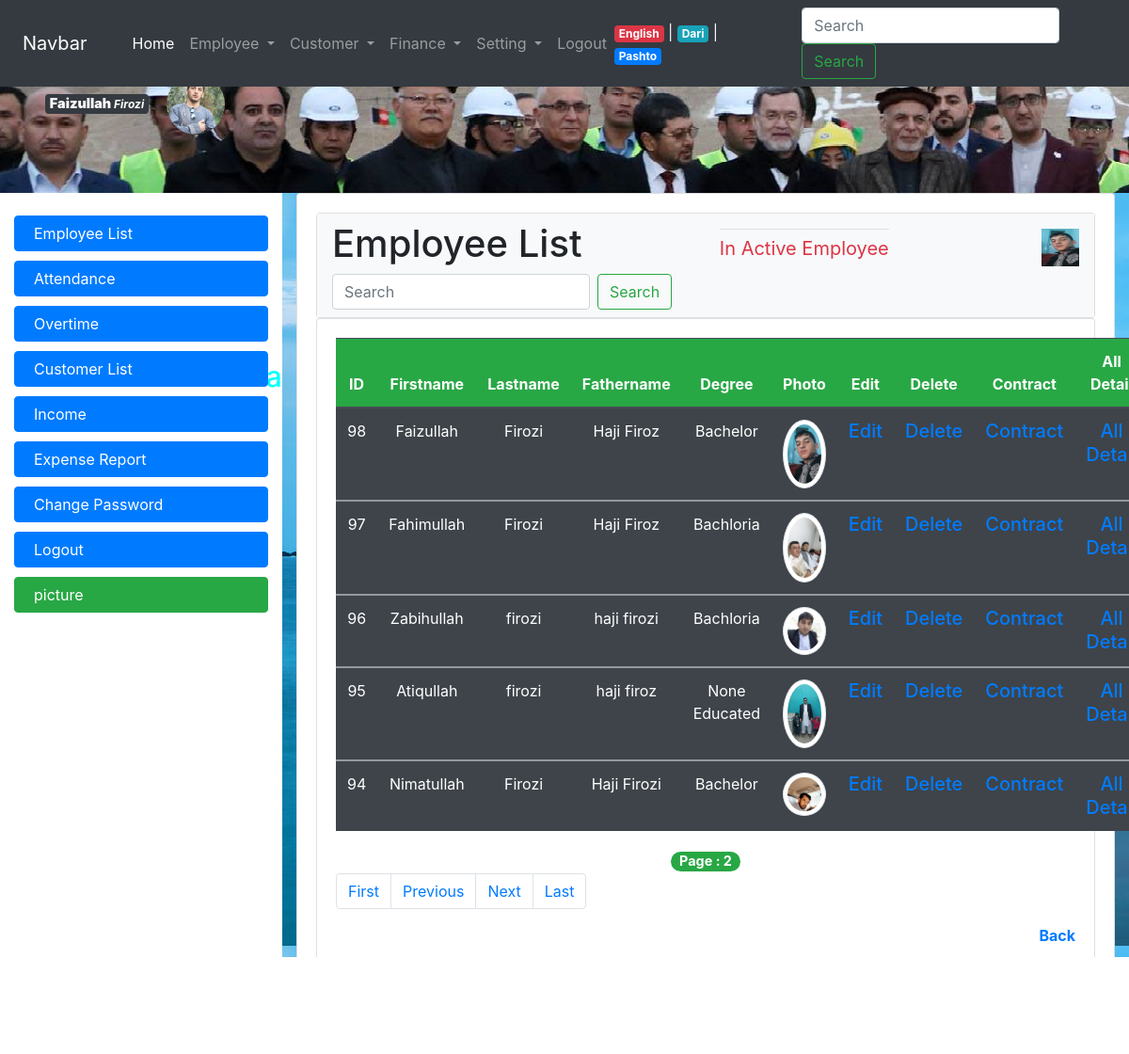
The app's page /employee_list.php?page=2 (signed in) with its own data.
### tables this page shows
CREATE TABLE IF NOT EXISTS `employee` (
  `employee_id` int(11) NOT NULL AUTO_INCREMENT,
  `firstname` varchar(32) NOT NULL,
  `lastname` varchar(32) NOT NULL,
  `fathername` varchar(32) NOT NULL,
  `gender` tinyint(1) NOT NULL,
  `birth_year` int(11) NOT NULL,
  `nic` varchar(64) NOT NULL,
  `marital_status` tinyint(1) NOT NULL,
  `province_id` int(11) DEFAULT NULL,
  `district` varchar(64) NOT NULL,
  `address` varchar(255) DEFAULT NULL,
  `email` varchar(255) DEFAULT NULL,
  `degree_id` int(11) NOT NULL,
  `photo` varchar(128) DEFAULT NULL,
  `hire_date` date NOT NULL,
  `resign_date` date DEFAULT NULL,
  PRIMARY KEY (`employee_id`),
  UNIQUE KEY `nic` (`nic`),
  UNIQUE KEY `email` (`email`),
  KEY `employee_province_fk` (`province_id`),
  KEY `employee_degree_fk` (`degree_id`)
);

CREATE TABLE IF NOT EXISTS `emp_degree` (
  `degree_id` int(11) NOT NULL AUTO_INCREMENT,
  `degree_name` varchar(32) NOT NULL,
  PRIMARY KEY (`degree_id`),
  UNIQUE KEY `degree_name` (`degree_name`)
);

### local/en.php (called while the page is built, shortened)
<?php
$banner_title = " Welcom To Breshna Compani Website ";
$menu_home = "Home";
$menu_employee = "Employee";
$menu_employee_list = "Employee List";
$menu_attendance = "Attendance";
$menu_overtime = "Overtime";
$menu_customer = "Customer";
$menu_finance = "Finance";
$menu_setting = "Setting";
$menu_change_password = "Change Password";
$menu_expense_report = "Expense Report";
$menu_customer_list = "Customer List";
$menu_income = "Income";
$menu_logout = "Logout";
$menu_lang_pashto = "Pashto";
$menu_lang_english = "English";
$menu_lang_dari = "Dari";
$head_employee_list = "Employee List";
$head_employee_search = "Search";
$employee_list_id = "ID";
$employee_list_firstname = "Firstname";
$employee_list_lastname = "Lastname";
$employee_list_fathername = "Fathername";
$employee_list_degree = "Degree";
$employee_list_photo = "Photo";
$employee_list_edit = "Edit";
$employee_list_delete = "Delete";
$employee_list_contract = "Contract";
$employee_list_all_detail = "All Detail";
$pagenition_first = "First";
$pagenition_previous = "Previous";
$pagenition_next = "Next";
$pagenition_last = "Last";
$employee_list_back = "Back";
$employee_list_page = "Page";
$employee_list_inactive_employee = "In Active Employee";
?>

### employee_list.php (the view, shortened to what this page needs)
<?php ob_start(); require_once("top.php"); ?>
<?php require_once("connection.php"); restrict(1,1,9,9); ?>
<?php
    $condition = "";
        $allEmployee = mysqli_fetch_assoc(mysqli_query($con, "SELECT COUNT(employee_id) AS total FROM employee "));
        $totalRow = $allEmployee["total"];
        $rowperpage = 5;
        $totalpage = ceil($totalRow / $rowperpage);
$offset = ($_GET["page"] - 1) * $totalpage;
$employee = mysqli_query($con, "SELECT * FROM employee INNER JOIN emp_degree ON emp_degree.degree_id = employee.degree_id WHERE resign_date IS NULL $condition ORDER BY employee_id DESC LIMIT $offset , $rowperpage ");
$row_employee = mysqli_fetch_assoc($employee);
        $totalRows = mysqli_num_rows($employee);
?>
<div class="card card-body" >
    <div class="card card-heading" >
        <nav class="navbar navbar-light bg-light ">
                <h1 ><?php echo $head_employee_list; ?></h1>
            <a class="navbar-brand text-danger border-top" href="employee_inactive_list.php"><?php echo $employee_list_inactive_employee; ?></a>
            <img src="<?php echo $row_employee["photo"];  ?>" width="40" height="40" class="d-inline-block align-top" alt="">
            <form method="get" class="form-inline">
                <input class="form-control mr-sm-2" type="search" autocomplete="off" name="q" id="search" placeholder="Search " aria-label="Search" />
                <button class=" btn btn-outline-success my-2 my-sm-0" type="submit">
                    <?php echo $head_employee_search; ?>
                </button>
            </form>
        </nav>
    </div>
    <div class="card card-body">
        <table class="table table-striped table-hover table-dark " id="employee_list">
        <thead class="bg-success ">
            <tr >
                <th class="text-center" ><?php echo $employee_list_id; ?></th>
                <th class="text-center" ><?php echo $employee_list_firstname; ?></th>
                <th class="text-center" ><?php echo $employee_list_lastname; ?></th>
                <th class="text-center" ><?php echo $employee_list_fathername; ?></th>
                <th class="text-center" ><?php echo $employee_list_degree; ?></th>
                <th class="text-center" ><?php echo $employee_list_photo; ?></th>
                <th class="text-center" ><?php echo $employee_list_edit; ?></th>
                <th class="text-center" ><?php echo $employee_list_delete; ?></th>
                <th class="text-center" ><?php echo $employee_list_contract; ?></th>
                <th class="text-center" ><?php echo $employee_list_all_detail; ?></th>
            </tr>
                            </thead>
                <?php if($totalRows > 0) { ?>
            <?php do { ?>
                <tbody>
            <tr>
                <td class="text-center" ><?php echo $row_employee["employee_id"]; ?></td>
                <td class="text-center" ><?php echo $row_employee["firstname"]; ?></td>
                <td class="text-center" ><?php echo $row_employee["lastname"]; ?></td>
                <td class="text-center" ><?php echo $row_employee["fathername"]; ?></td>
                <td class="text-center" ><?php echo $row_employee["degree_name"]; ?></td>
               <td class="text-center" ><img src="<?php echo $row_employee["photo"]; ?>" class="rounded-circle img-thumbnail" width="50px"></td>
                <td class="text-center" >
                    <a href="employee_edit.php?employee_id=<?php echo $row_employee["employee_id"]; ?>">
                        <span class="glyphicon glyphicon-edit h5" >Edit</span>
                    </a>
                </td>
                <td class="text-center" >
                    <a  class="delete" href="employee_delete.php?employee_id=<?php echo $row_employee["employee_id"]; ?>">
                        <span class="glyphicon glyphicon-trash h5" >Delete</span>
                    </a>
                </td>
                <td class="text-center" >
                    <a  href="employee_contract.php?employee_id=<?php echo $row_employee["employee_id"]; ?>">
                        <span class="glyphicon glyphicon-file h5">Contract</span>
                    </a>
                </td>
                <td class="text-center " >
                    <a href="employee_all_detail.php?employee_id=<?php echo $row_employee["employee_id"]; ?>">
                      <span class="glyphicon glyphicon-info-sign h5">All Detail</span>
                    </a>
                </td>
            </tr>
            </tbody>
            <?php } while($row_employee = mysqli_fetch_assoc($employee)); ?>
            <?php } else {   ?>
                <h2 align = "center" style="color:tomato" ><b>Result Not Found ! ستاسو د خوښي څیړنه پیدا نشوه</b></h2>
            <?php }  ?>
        </table>
        <div class="text-center ">
            <big><b class="badge badge-pill badge-success "> <?php echo $employee_list_page; ?> : <?php echo $_GET["page"]; ?></b></big>
        </div>
        <ul class="pagination">
            <li class="page-item ">
                <?php if($_GET["page"] != 1 ) { ?>
                    <a class="page-link" href="employee_list.php?page=1" ><?php echo $pagenition_first; ?></a>
                <?php } else { ?>
                    <a style="color:gray; background-color:lightgray" class="btn disabled"> <?php echo $pagenition_first; ?></a>
                <?php } ?>
            </li>
            <li class="page-item ">
                <?php if($_GET["page"] != 1 ) { ?>
                    <a class="page-link" href="employee_list.php?page=<?php echo $_GET["page"]-1; ?>" > <?php echo $pagenition_previous; ?></a>
                <?php } else { ?>
                    <a style="cursor:fucase; color:gray; background-color:lightgray"  class="btn disabled">  <?php echo $pagenition_previous; ?> </a>
                <?php } ?>
            </li>
            <li class="page-item">
                <?php if($_GET["page"] != $totalpage) { ?>
                    <a class="page-link" href="employee_list.php?page=<?php echo $_GET["page"]+1; ?>"><?php echo $pagenition_next; ?></a>
                <?php } else { ?>
                    <a style="cursor:fucase; color:gray; background-color:lightgray"  class="btn disabled">  <?php echo $pagenition_next; ?> </a>
                <?php } ?>
            </li>
            <li class="page-item">
                <?php if($_GET["page"] != $totalpage) { ?>
                    <a class="page-link" href="employee_list.php?page=<?php echo $totalpage; ?>"><?php echo $pagenition_last; ?></a>
                <?php }  else { ?>
                    <a style="cursor:fucase; color:gray; background-color:lightgray"  class="btn disabled"> <?php echo $pagenition_last; ?> </a>
                <?php } ?>
            </li>
        </ul>
        <div class="">
            <a class="alert-link float-right" href="home.php"><?php echo $employee_list_back; ?> <span class="sr-only">(current)</span></a>
        </div>
    </div>
</div>
<?php require_once("footer.php"); ?>

### top.php (shortened to what this page needs)
<?php
        if(isset($_SESSION["lang"])){
                 require_once($_SESSION["lang"]);
              }
              else {
                  require_once("local/en.php");
              }
?>
<!DOCTYPE html>
<html>
<head>
    <link rel="stylesheet" type="text/css" href="css/bootstrap.min.css">
    <link rel="stylesheet" type="text/css" href="css/bootstrap-grid.min.css">
    <link rel="stylesheet" type="text/css" href="css/bootstrap-reboot.min.css">
    <link  rel="stylesheet" type="text/css" href="cal/calendar-blue2.css"/>
    <link rel="stylesheet" type="text/css" href="css/style.css">
    <link rel="stylesheet" type="text/css" href="sliderengine/amazingslider-1.css">
</head>
<body>
    <div class="container col-lg-12 col-md-12 col-sm-12 col-xs-12">
        <div id="banner" class="row">
            <?php if(isset($_SESSION["login"])) { ?>
                <?php
                $server = "localhost";
                $username = "root";
                $password = "";
                $database = "breshna";
                $con = mysqli_connect($server, $username, $password);
                mysqli_select_db($con,$database);
                $photo = mysqli_query($con, "SELECT photo, firstname, lastname FROM employee WHERE employee_id=". $_SESSION["login"]);
                $row_photo = mysqli_fetch_assoc($photo);
                ?>
                <div class="mx-5 m-4"  >
    <span class="badge badge-dark" >
    <big ><b ><?php echo $row_photo["firstname"]; ?></b></big>
    <i ><?php echo $row_photo["lastname"]; ?></i>
</span>
                    <img class="rounded-circle col-lg-1 co-md-3 col-sm-2 col-xs-3 " src="<?php echo $row_photo["photo"]; ?>"  alt="د برښنا شرکت ویب سایټ ته ښه راغلاست">
                </div>
            <?php } ?>
            <h3 id="bannerh1" class="col-lg-8  col-md-7 col-sm-7 col-xs-12" ><marquee <?php if (isset($_SESSION["lang"]) && $_SESSION["lang"] != "local/en.php"){ echo 'direction="right"';  }; ?> > <?php echo $banner_title; ?> </marquee></h3>
    </div>
       <div id="menu" class="row fixed-top">
       <?php  if(isset($_SESSION["login"])) {  ?>
           <nav class="navbar navbar-expand-lg navbar-dark fixed-top bg-dark col-lg-12 ">
               <a  class="navbar-brand mx-4" href="#">Navbar</a>
               <div class="collapse navbar-collapse mx-3" id="navbarSupportedContent">
                   <ul class="navbar-nav mr-auto">
                       <li class="nav-item active">
                           <a class="nav-link" href="home.php"><?php echo $menu_home; ?><span class="sr-only">(current)</span></a>
                       </li>
                       <li class="nav-item dropdown">
                           <a class="nav-link dropdown-toggle" href="#" id="navbarDropdown" role="button" data-toggle="dropdown" aria-haspopup="true" aria-expanded="false">
                               <?php echo $menu_employee; ?>
                           </a>
                       </li>
                       <li class="nav-item dropdown">
                           <a class="nav-link dropdown-toggle" href="#" id="navbarDropdown" role="button" data-toggle="dropdown" aria-haspopup="true" aria-expanded="false">
                               <?php echo $menu_customer; ?>
                           </a>
                       </li>
                       <li class="nav-item dropdown">
                           <a class="nav-link dropdown-toggle" href="#" id="navbarDropdown" role="button" data-toggle="dropdown" aria-haspopup="true" aria-expanded="false">
                               <?php echo $menu_finance; ?>
                           </a>
                       </li>
                       <li class="nav-item dropdown">
                           <a class="nav-link dropdown-toggle" href="#" id="navbarDropdown" role="button" data-toggle="dropdown" aria-haspopup="true" aria-expanded="false">
                               <?php echo $menu_setting; ?>
                           </a>
                       </li>
                       <li class="nav-item">
                           <a class="nav-link" href="logout.php" ><?php echo $menu_logout; ?></a>
                       </li>
                   </ul>
                       <span class="nav-item text-light mr-5">
                           <a href="switch.php?lang=en" class="badge badge-danger"> <?php echo $menu_lang_english; ?> </a> |
                           <a href="switch.php?lang=dr" class="badge badge-info"> <?php echo $menu_lang_dari; ?> </a> |
                           <a href="switch.php?lang=ps" class="badge badge-primary"> <?php echo $menu_lang_pashto; ?> </a>
                       </span>
                   <form class="form-inline my-2 my-lg-0">
                       <input class="form-control mr-sm-2" type="search" placeholder="Search" aria-label="Search">
                       <button class="btn btn-outline-success my-1 my-sm-0" type="submit">Search</button>
                   </form>
               </div>
           </nav>
        <?php  } ?>
    </div>
    <div id="body" class="row">
        <?php if (isset($_SESSION["login"])) { ?>
        <div id="nav-bar" class="col-lg-3 col-md-3 col-sm-4 col-xs-12">
            <br>
            <a class="btn btn-primary" href="employee_list.php"><span class="glyphicon glyphicon-th-list"></span> <?php echo $menu_employee_list; ?></a>
            <a class="btn btn-primary" href="employee_attendance.php"><span class="glyphicon glyphicon-calendar"></span> <?php echo $menu_attendance; ?></a>
            <a class="btn btn-primary" href="employee_overtime.php"><span class="glyphicon glyphicon-time"></span><?php echo $menu_overtime; ?> </a>
            <a class="btn btn-primary" href="customer_list.php"><span class="glyphicon glyphicon-user"></span><?php echo $menu_customer_list; ?></a>
            <a class="btn btn-primary" href="#"><span class="glyphicon glyphicon-usd"></span><span class="glyphicon glyphicon-chevron-right"></span> <?php echo $menu_income; ?></a>
            <a class="btn btn-primary" href="#"><span class="glyphicon glyphicon-usd"></span><span class="glyphicon glyphicon-chevron-left"></span> <?php echo $menu_expense_report; ?></a>
            <a id="btn" class="btn btn-primary" href="change_password.php"><span class="glyphicon glyphicon-lock"></span> <?php echo $menu_change_password; ?> </a>
            <a id="btn" class="btn btn-primary" href="logout.php"><span class="glyphicon glyphicon-log-out"></span> <?php echo $menu_logout; ?> </a>
            <a class="btn btn-success" href="pic.php"><span class="glyphicon glyphicon-picture"></span> picture </a>
        </div>
        <?php }  ?>
        <?php if (isset($_SESSION["login"])) { ?>
        <div id="content" class="col-lg-9 col-md-9 col-sm-8 col-xs-12">
<?php } else { ?>
            <div id="content" class="col-lg-12 col-md-12 col-sm-12 col-xs-12">
                <?php  } ?>

### css/style.css (style rules this page uses)
* { margin: 0; padding: 0; }
.container { width: 100%; }
#banner { margin-top: 55px; height: 150px; background-image: url(../images/thems/Untitled.png); }
#bannerh1 { font-size: 30px; margin-top: -60px; color: aqua; }
#nav-bar { min-height: 500px; }
#nav-bar a { display: block; margin-bottom: 10px; text-align: left; padding-left: 20px; }
#content { min-height: 750px; background-image: url(../images/thems/img10.jpg); }

### records on screen
employee: firstname "Faizullah", lastname "Firozi", photo (picture)
employee: photo (picture), employee_id "98", firstname "Faizullah", lastname "Firozi", fathername "Haji Firoz", degree.degree_name "Bachelor"
employee: employee_id "97", firstname "Fahimullah", lastname "Firozi", fathername "Haji Firoz", degree.degree_name "Bachloria", photo (picture)
employee: employee_id "96", firstname "Zabihullah", lastname "firozi", fathername "haji firozi", degree.degree_name "Bachloria", photo (picture)
employee: employee_id "95", firstname "Atiqullah", lastname "firozi", fathername "haji firoz", degree.degree_name "None Educated", photo (picture)
employee: employee_id "94", firstname "Nimatullah", lastname "Firozi", fathername "Haji Firozi", degree.degree_name "Bachelor", photo (picture)

### other values on screen
$banner_title "Welcom To Breshna Compani Website"
$menu_home "Home"
$menu_employee "Employee"
$menu_customer "Customer"
$menu_finance "Finance"
$menu_setting "Setting"
$menu_logout "Logout"
$menu_lang_english "English"
$menu_lang_dari "Dari"
$menu_lang_pashto "Pashto"
$menu_employee_list "Employee List"
$menu_attendance "Attendance"
$menu_overtime "Overtime"
$menu_customer_list "Customer List"
$menu_income "Income"
